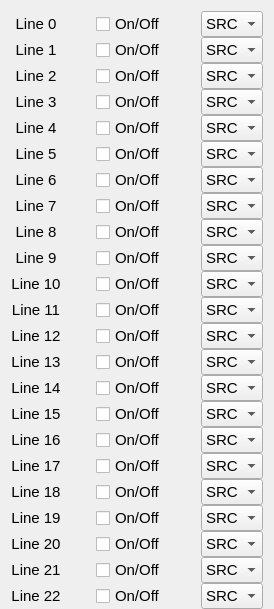
  <widget class="QWidget" name="gridLayoutWidget_2">
   <property name="geometry">
    <rect>
     <x>650</x>
     <y>90</y>
     <width>351</width>
     <height>601</height>
    </rect>
   </property>
   <property name="font">
    <font>
     <pointsize>11</pointsize>
    </font>
   </property>
   <property name="layoutDirection">
    <enum>Qt::LayoutDirection::LeftToRight</enum>
   </property>
   <layout class="QGridLayout" name="gridLayout_2">
    <property name="sizeConstraint">
     <enum>QLayout::SizeConstraint::SetFixedSize</enum>
    </property>
    <property name="bottomMargin">
     <number>0</number>
    </property>
    <property name="horizontalSpacing">
     <number>35</number>
    </property>
    <property name="verticalSpacing">
     <number>0</number>
    </property>
    <item row="4" column="1">
     <widget class="QCheckBox" name="Line3_onoff">
      <property name="text">
       <string>On/Off</string>
      </property>
     </widget>
    </item>
    <item row="11" column="2">
     <widget class="QComboBox" name="Line10_type">
      <property name="currentText">
       <string>SRC</string>
      </property>
      <item>
       <property name="text">
        <string>SRC</string>
       </property>
      </item>
      <item>
       <property name="text">
        <string>SNK</string>
       </property>
      </item>
     </widget>
    </item>
    <item row="11" column="1">
     <widget class="QCheckBox" name="Line10_onoff">
      <property name="text">
       <string>On/Off</string>
      </property>
     </widget>
    </item>
    <item row="20" column="0">
     <widget class="QLabel" name="label_26">
      <property name="font">
       <font>
        <pointsize>11</pointsize>
       </font>
      </property>
      <property name="layoutDirection">
       <enum>Qt::LayoutDirection::LeftToRight</enum>
      </property>
      <property name="text">
       <string>Line 19</string>
      </property>
      <property name="alignment">
       <set>Qt::AlignmentFlag::AlignCenter</set>
      </property>
     </widget>
    </item>
    <item row="23" column="1">
     <widget class="QCheckBox" name="Line22_onoff">
      <property name="text">
       <string>On/Off</string>
      </property>
     </widget>
    </item>
    <item row="8" column="1">
     <widget class="QCheckBox" name="Line7_onoff">
      <property name="text">
       <string>On/Off</string>
      </property>
     </widget>
    </item>
    <item row="19" column="0">
     <widget class="QLabel" name="label_24">
      <property name="font">
       <font>
        <pointsize>11</pointsize>
       </font>
      </property>
      <property name="layoutDirection">
       <enum>Qt::LayoutDirection::LeftToRight</enum>
      </property>
      <property name="text">
       <string>Line 18</string>
      </property>
      <property name="alignment">
       <set>Qt::AlignmentFlag::AlignCenter</set>
      </property>
     </widget>
    </item>
    <item row="7" column="2">
     <widget class="QComboBox" name="Line6_type">
      <property name="currentText">
       <string>SRC</string>
      </property>
      <item>
       <property name="text">
        <string>SRC</string>
       </property>
      </item>
      <item>
       <property name="text">
        <string>SNK</string>
       </property>
      </item>
     </widget>
    </item>
    <item row="8" column="2">
     <widget class="QComboBox" name="Line7_type">
      <property name="currentText">
       <string>SRC</string>
      </property>
      <item>
       <property name="text">
        <string>SRC</string>
       </property>
      </item>
      <item>
       <property name="text">
        <string>SNK</string>
       </property>
      </item>
     </widget>
    </item>
    <item row="9" column="2">
     <widget class="QComboBox" name="Line8_type">
      <property name="currentText">
       <string>SRC</string>
      </property>
      <item>
       <property name="text">
        <string>SRC</string>
       </property>
      </item>
      <item>
       <property name="text">
        <string>SNK</string>
       </property>
      </item>
     </widget>
    </item>
    <item row="22" column="1">
     <widget class="QCheckBox" name="Line21_onoff">
      <property name="text">
       <string>On/Off</string>
      </property>
     </widget>
    </item>
    <item row="13" column="1">
     <widget class="QCheckBox" name="Line12_onoff">
      <property name="text">
       <string>On/Off</string>
      </property>
     </widget>
    </item>
    <item row="14" column="1">
     <widget class="QCheckBox" name="Line13_onoff">
      <property name="text">
       <string>On/Off</string>
      </property>
     </widget>
    </item>
    <item row="9" column="1">
     <widget class="QCheckBox" name="Line8_onoff">
      <property name="text">
       <string>On/Off</string>
      </property>
     </widget>
    </item>
    <item row="23" column="0">
     <widget class="QLabel" name="label_30">
      <property name="font">
       <font>
        <pointsize>11</pointsize>
       </font>
      </property>
      <property name="layoutDirection">
       <enum>Qt::LayoutDirection::LeftToRight</enum>
      </property>
      <property name="text">
       <string>Line 22</string>
      </property>
      <property name="alignment">
       <set>Qt::AlignmentFlag::AlignCenter</set>
      </property>
     </widget>
    </item>
    <item row="16" column="2">
     <widget class="QComboBox" name="Line15_type">
      <property name="currentText">
       <string>SRC</string>
      </property>
      <item>
       <property name="text">
        <string>SRC</string>
       </property>
      </item>
      <item>
       <property name="text">
        <string>SNK</string>
       </property>
      </item>
     </widget>
    </item>
    <item row="3" column="2">
     <widget class="QComboBox" name="Line2_type">
      <property name="currentText">
       <string>SRC</string>
      </property>
      <item>
       <property name="text">
        <string>SRC</string>
       </property>
      </item>
      <item>
       <property name="text">
        <string>SNK</string>
       </property>
      </item>
     </widget>
    </item>
    <item row="5" column="2">
     <widget class="QComboBox" name="Line4_type">
      <property name="currentText">
       <string>SRC</string>
      </property>
      <item>
       <property name="text">
        <string>SRC</string>
       </property>
      </item>
      <item>
       <property name="text">
        <string>SNK</string>
       </property>
      </item>
     </widget>
    </item>
    <item row="10" column="2">
     <widget class="QComboBox" name="Line9_type">
      <property name="currentText">
       <string>SRC</string>
      </property>
      <item>
       <property name="text">
        <string>SRC</string>
       </property>
      </item>
      <item>
       <property name="text">
        <string>SNK</string>
       </property>
      </item>
     </widget>
    </item>
    <item row="5" column="0">
     <widget class="QLabel" name="label_10">
      <property name="font">
       <font>
        <pointsize>11</pointsize>
       </font>
      </property>
      <property name="layoutDirection">
       <enum>Qt::LayoutDirection::LeftToRight</enum>
      </property>
      <property name="text">
       <string>Line 4</string>
      </property>
      <property name="alignment">
       <set>Qt::AlignmentFlag::AlignCenter</set>
      </property>
     </widget>
    </item>
    <item row="5" column="1">
     <widget class="QCheckBox" name="Line4_onoff">
      <property name="text">
       <string>On/Off</string>
      </property>
     </widget>
    </item>
    <item row="21" column="1">
     <widget class="QCheckBox" name="Line20_onoff">
      <property name="text">
       <string>On/Off</string>
      </property>
     </widget>
    </item>
    <item row="0" column="0">
     <widget class="QLabel" name="label_8">
      <property name="font">
       <font>
        <pointsize>11</pointsize>
       </font>
      </property>
      <property name="layoutDirection">
       <enum>Qt::LayoutDirection::LeftToRight</enum>
      </property>
      <property name="text">
       <string>Line 0</string>
      </property>
      <property name="alignment">
       <set>Qt::AlignmentFlag::AlignCenter</set>
      </property>
     </widget>
    </item>
    <item row="15" column="1">
     <widget class="QCheckBox" name="Line14_onoff">
      <property name="text">
       <string>On/Off</string>
      </property>
     </widget>
    </item>
    <item row="18" column="1">
     <widget class="QCheckBox" name="Line17_onoff">
      <property name="text">
       <string>On/Off</string>
      </property>
     </widget>
    </item>
    <item row="9" column="0">
     <widget class="QLabel" name="label_15">
      <property name="font">
       <font>
        <pointsize>11</pointsize>
       </font>
      </property>
      <property name="layoutDirection">
       <enum>Qt::LayoutDirection::LeftToRight</enum>
      </property>
      <property name="text">
       <string>Line 8</string>
      </property>
      <property name="alignment">
       <set>Qt::AlignmentFlag::AlignCenter</set>
      </property>
     </widget>
    </item>
    <item row="17" column="0">
     <widget class="QLabel" name="label_23">
      <property name="font">
       <font>
        <pointsize>11</pointsize>
       </font>
      </property>
      <property name="layoutDirection">
       <enum>Qt::LayoutDirection::LeftToRight</enum>
      </property>
      <property name="text">
       <string>Line 16</string>
      </property>
      <property name="alignment">
       <set>Qt::AlignmentFlag::AlignCenter</set>
      </property>
     </widget>
    </item>
    <item row="17" column="1">
     <widget class="QCheckBox" name="Line16_onoff">
      <property name="text">
       <string>On/Off</string>
      </property>
     </widget>
    </item>
    <item row="2" column="1">
     <widget class="QCheckBox" name="Line1_onoff">
      <property name="text">
       <string>On/Off</string>
      </property>
     </widget>
    </item>
    <item row="12" column="1">
     <widget class="QCheckBox" name="Line11_onoff">
      <property name="text">
       <string>On/Off</string>
      </property>
     </widget>
    </item>
    <item row="11" column="0">
     <widget class="QLabel" name="label_17">
      <property name="font">
       <font>
        <pointsize>11</pointsize>
       </font>
      </property>
      <property name="layoutDirection">
       <enum>Qt::LayoutDirection::LeftToRight</enum>
      </property>
      <property name="text">
       <string>Line 10</string>
      </property>
      <property name="alignment">
       <set>Qt::AlignmentFlag::AlignCenter</set>
      </property>
     </widget>
    </item>
    <item row="15" column="0">
     <widget class="QLabel" name="label_19">
      <property name="font">
       <font>
        <pointsize>11</pointsize>
       </font>
      </property>
      <property name="layoutDirection">
       <enum>Qt::LayoutDirection::LeftToRight</enum>
      </property>
      <property name="text">
       <string>Line 14</string>
      </property>
      <property name="alignment">
       <set>Qt::AlignmentFlag::AlignCenter</set>
      </property>
     </widget>
    </item>
    <item row="3" column="1">
     <widget class="QCheckBox" name="Line2_onoff">
      <property name="text">
       <string>On/Off</string>
      </property>
     </widget>
    </item>
    <item row="6" column="2">
     <widget class="QComboBox" name="Line5_type">
      <property name="currentText">
       <string>SRC</string>
      </property>
      <item>
       <property name="text">
        <string>SRC</string>
       </property>
      </item>
      <item>
       <property name="text">
        <string>SNK</string>
       </property>
      </item>
     </widget>
    </item>
    <item row="21" column="0">
     <widget class="QLabel" name="label_28">
      <property name="font">
       <font>
        <pointsize>11</pointsize>
       </font>
      </property>
      <property name="layoutDirection">
       <enum>Qt::LayoutDirection::LeftToRight</enum>
      </property>
      <property name="text">
       <string>Line 20</string>
      </property>
      <property name="alignment">
       <set>Qt::AlignmentFlag::AlignCenter</set>
      </property>
     </widget>
    </item>
    <item row="10" column="1">
     <widget class="QCheckBox" name="Line9_onoff">
      <property name="text">
       <string>On/Off</string>
      </property>
     </widget>
    </item>
    <item row="7" column="1">
     <widget class="QCheckBox" name="Line6_onoff">
      <property name="text">
       <string>On/Off</string>
      </property>
     </widget>
    </item>
    <item row="20" column="1">
     <widget class="QCheckBox" name="Line19_onoff">
      <property name="text">
       <string>On/Off</string>
      </property>
     </widget>
    </item>
    <item row="12" column="0">
     <widget class="QLabel" name="label_18">
      <property name="font">
       <font>
        <pointsize>11</pointsize>
       </font>
      </property>
      <property name="layoutDirection">
       <enum>Qt::LayoutDirection::LeftToRight</enum>
      </property>
      <property name="text">
       <string>Line 11</string>
      </property>
      <property name="alignment">
       <set>Qt::AlignmentFlag::AlignCenter</set>
      </property>
     </widget>
    </item>
    <item row="4" column="0">
     <widget class="QLabel" name="label_11">
      <property name="font">
       <font>
        <pointsize>11</pointsize>
       </font>
      </property>
      <property name="layoutDirection">
       <enum>Qt::LayoutDirection::LeftToRight</enum>
      </property>
      <property name="text">
       <string>Line 3</string>
      </property>
      <property name="alignment">
       <set>Qt::AlignmentFlag::AlignCenter</set>
      </property>
     </widget>
    </item>
    <item row="8" column="0">
     <widget class="QLabel" name="label_13">
      <property name="font">
       <font>
        <pointsize>11</pointsize>
       </font>
      </property>
      <property name="layoutDirection">
       <enum>Qt::LayoutDirection::LeftToRight</enum>
      </property>
      <property name="text">
       <string>Line 7</string>
      </property>
      <property name="alignment">
       <set>Qt::AlignmentFlag::AlignCenter</set>
      </property>
     </widget>
    </item>
    <item row="21" column="2">
     <widget class="QComboBox" name="Line20_type">
      <property name="currentText">
       <string>SRC</string>
      </property>
      <item>
       <property name="text">
        <string>SRC</string>
       </property>
      </item>
      <item>
       <property name="text">
        <string>SNK</string>
       </property>
      </item>
     </widget>
    </item>
    <item row="14" column="0">
     <widget class="QLabel" name="label_20">
      <property name="font">
       <font>
        <pointsize>11</pointsize>
       </font>
      </property>
      <property name="layoutDirection">
       <enum>Qt::LayoutDirection::LeftToRight</enum>
      </property>
      <property name="text">
       <string>Line 13</string>
      </property>
      <property name="alignment">
       <set>Qt::AlignmentFlag::AlignCenter</set>
      </property>
     </widget>
    </item>
    <item row="15" column="2">
     <widget class="QComboBox" name="Line14_type">
      <property name="currentText">
       <string>SRC</string>
      </property>
      <item>
       <property name="text">
        <string>SRC</string>
       </property>
      </item>
      <item>
       <property name="text">
        <string>SNK</string>
       </property>
      </item>
     </widget>
    </item>
    <item row="2" column="0">
     <widget class="QLabel" name="label_7">
      <property name="font">
       <font>
        <pointsize>11</pointsize>
       </font>
      </property>
      <property name="layoutDirection">
       <enum>Qt::LayoutDirection::LeftToRight</enum>
      </property>
      <property name="text">
       <string>Line 1</string>
      </property>
      <property name="alignment">
       <set>Qt::AlignmentFlag::AlignCenter</set>
      </property>
     </widget>
    </item>
    <item row="12" column="2">
     <widget class="QComboBox" name="Line11_type">
      <property name="currentText">
       <string>SRC</string>
      </property>
      <item>
       <property name="text">
        <string>SRC</string>
       </property>
      </item>
      <item>
       <property name="text">
        <string>SNK</string>
       </property>
      </item>
     </widget>
    </item>
    <item row="0" column="1">
     <widget class="QCheckBox" name="Line0_onoff">
      <property name="text">
       <string>On/Off</string>
      </property>
     </widget>
    </item>
    <item row="23" column="2">
     <widget class="QComboBox" name="Line22_type">
      <property name="currentText">
       <string>SRC</string>
      </property>
      <item>
       <property name="text">
        <string>SRC</string>
       </property>
      </item>
      <item>
       <property name="text">
        <string>SNK</string>
       </property>
      </item>
     </widget>
    </item>
    <item row="0" column="2">
     <widget class="QComboBox" name="Line0_type">
      <property name="currentText">
       <string>SRC</string>
      </property>
      <item>
       <property name="text">
        <string>SRC</string>
       </property>
      </item>
      <item>
       <property name="text">
        <string>SNK</string>
       </property>
      </item>
     </widget>
    </item>
    <item row="16" column="0">
     <widget class="QLabel" name="label_22">
      <property name="font">
       <font>
        <pointsize>11</pointsize>
       </font>
      </property>
      <property name="layoutDirection">
       <enum>Qt::LayoutDirection::LeftToRight</enum>
      </property>
      <property name="text">
       <string>Line 15</string>
      </property>
      <property name="alignment">
       <set>Qt::AlignmentFlag::AlignCenter</set>
      </property>
     </widget>
    </item>
    <item row="4" column="2">
     <widget class="QComboBox" name="Line3_type">
      <property name="currentText">
       <string>SRC</string>
      </property>
      <item>
       <property name="text">
        <string>SRC</string>
       </property>
      </item>
      <item>
       <property name="text">
        <string>SNK</string>
       </property>
      </item>
     </widget>
    </item>
    <item row="3" column="0">
     <widget class="QLabel" name="label_16">
      <property name="font">
       <font>
        <pointsize>11</pointsize>
       </font>
      </property>
      <property name="layoutDirection">
       <enum>Qt::LayoutDirection::LeftToRight</enum>
      </property>
      <property name="text">
       <string>Line 2</string>
      </property>
      <property name="alignment">
       <set>Qt::AlignmentFlag::AlignCenter</set>
      </property>
     </widget>
    </item>
    <item row="13" column="2">
     <widget class="QComboBox" name="Line12_type">
      <property name="currentText">
       <string>SRC</string>
      </property>
      <item>
       <property name="text">
        <string>SRC</string>
       </property>
      </item>
      <item>
       <property name="text">
        <string>SNK</string>
       </property>
      </item>
     </widget>
    </item>
    <item row="22" column="2">
     <widget class="QComboBox" name="Line21_type">
      <property name="currentText">
       <string>SRC</string>
      </property>
      <item>
       <property name="text">
        <string>SRC</string>
       </property>
      </item>
      <item>
       <property name="text">
        <string>SNK</string>
       </property>
      </item>
     </widget>
    </item>
    <item row="7" column="0">
     <widget class="QLabel" name="label_12">
      <property name="font">
       <font>
        <pointsize>11</pointsize>
       </font>
      </property>
      <property name="layoutDirection">
       <enum>Qt::LayoutDirection::LeftToRight</enum>
      </property>
      <property name="text">
       <string>Line 6</string>
      </property>
      <property name="alignment">
       <set>Qt::AlignmentFlag::AlignCenter</set>
      </property>
     </widget>
    </item>
    <item row="19" column="2">
     <widget class="QComboBox" name="Line18_type">
      <property name="currentText">
       <string>SRC</string>
      </property>
      <item>
       <property name="text">
        <string>SRC</string>
       </property>
      </item>
      <item>
       <property name="text">
        <string>SNK</string>
       </property>
      </item>
     </widget>
    </item>
    <item row="13" column="0">
     <widget class="QLabel" name="label_21">
      <property name="font">
       <font>
        <pointsize>11</pointsize>
       </font>
      </property>
      <property name="layoutDirection">
       <enum>Qt::LayoutDirection::LeftToRight</enum>
      </property>
      <property name="text">
       <string>Line 12</string>
      </property>
      <property name="alignment">
       <set>Qt::AlignmentFlag::AlignCenter</set>
      </property>
     </widget>
    </item>
    <item row="6" column="0">
     <widget class="QLabel" name="label_9">
      <property name="font">
       <font>
        <pointsize>11</pointsize>
       </font>
      </property>
      <property name="layoutDirection">
       <enum>Qt::LayoutDirection::LeftToRight</enum>
      </property>
      <property name="text">
       <string>Line 5</string>
      </property>
      <property name="alignment">
       <set>Qt::AlignmentFlag::AlignCenter</set>
      </property>
     </widget>
    </item>
    <item row="2" column="2">
     <widget class="QComboBox" name="Line1_type">
      <property name="currentText">
       <string>SRC</string>
      </property>
      <item>
       <property name="text">
        <string>SRC</string>
       </property>
      </item>
      <item>
       <property name="text">
        <string>SNK</string>
       </property>
      </item>
     </widget>
    </item>
    <item row="10" column="0">
     <widget class="QLabel" name="label_14">
      <property name="font">
       <font>
        <pointsize>11</pointsize>
       </font>
      </property>
      <property name="layoutDirection">
       <enum>Qt::LayoutDirection::LeftToRight</enum>
      </property>
      <property name="text">
       <string>Line 9</string>
      </property>
      <property name="alignment">
       <set>Qt::AlignmentFlag::AlignCenter</set>
      </property>
     </widget>
    </item>
    <item row="18" column="2">
     <widget class="QComboBox" name="Line17_type">
      <property name="currentText">
       <string>SRC</string>
      </property>
      <item>
       <property name="text">
        <string>SRC</string>
       </property>
      </item>
      <item>
       <property name="text">
        <string>SNK</string>
       </property>
      </item>
     </widget>
    </item>
    <item row="20" column="2">
     <widget class="QComboBox" name="Line19_type">
      <property name="currentText">
       <string>SRC</string>
      </property>
      <item>
       <property name="text">
        <string>SRC</string>
       </property>
      </item>
      <item>
       <property name="text">
        <string>SNK</string>
       </property>
      </item>
     </widget>
    </item>
    <item row="19" column="1">
     <widget class="QCheckBox" name="Line18_onoff">
      <property name="text">
       <string>On/Off</string>
      </property>
     </widget>
    </item>
    <item row="17" column="2">
     <widget class="QComboBox" name="Line16_type">
      <property name="currentText">
       <string>SRC</string>
      </property>
      <item>
       <property name="text">
        <string>SRC</string>
       </property>
      </item>
      <item>
       <property name="text">
        <string>SNK</string>
       </property>
      </item>
     </widget>
    </item>
    <item row="18" column="0">
     <widget class="QLabel" name="label_25">
      <property name="font">
       <font>
        <pointsize>11</pointsize>
       </font>
      </property>
      <property name="layoutDirection">
       <enum>Qt::LayoutDirection::LeftToRight</enum>
      </property>
      <property name="text">
       <string>Line 17</string>
      </property>
      <property name="alignment">
       <set>Qt::AlignmentFlag::AlignCenter</set>
      </property>
     </widget>
    </item>
    <item row="22" column="0">
     <widget class="QLabel" name="label_27">
      <property name="font">
       <font>
        <pointsize>11</pointsize>
       </font>
      </property>
      <property name="layoutDirection">
       <enum>Qt::LayoutDirection::LeftToRight</enum>
      </property>
      <property name="text">
       <string>Line 21</string>
      </property>
      <property name="alignment">
       <set>Qt::AlignmentFlag::AlignCenter</set>
      </property>
     </widget>
    </item>
    <item row="6" column="1">
     <widget class="QCheckBox" name="Line5_onoff">
      <property name="text">
       <string>On/Off</string>
      </property>
     </widget>
    </item>
    <item row="16" column="1">
     <widget class="QCheckBox" name="Line15_onoff">
      <property name="text">
       <string>On/Off</string>
      </property>
     </widget>
    </item>
    <item row="14" column="2">
     <widget class="QComboBox" name="Line13_type">
      <property name="currentText">
       <string>SRC</string>
      </property>
      <item>
       <property name="text">
        <string>SRC</string>
       </property>
      </item>
      <item>
       <property name="text">
        <string>SNK</string>
       </property>
      </item>
     </widget>
    </item>
   </layout>
  </widget>
